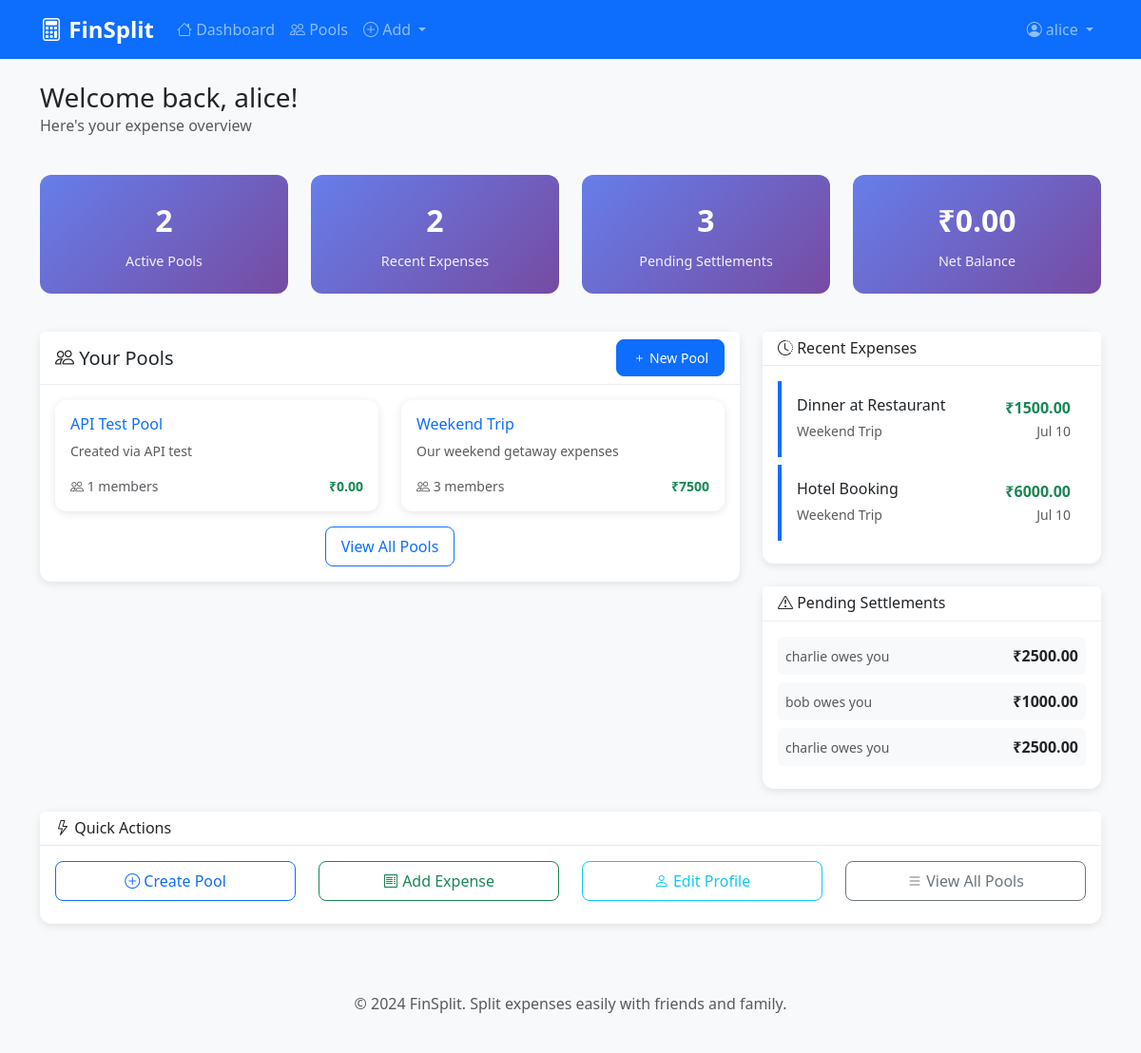
The app's page /dashboard/ (signed in) with its own data.
### core/models.py (models this page shows, shortened)
class Pool(models.Model):
    name = models.CharField(max_length=100, help_text='Name of the expense pool')
    description = models.TextField(blank=True, help_text='Description of the pool')
    created_by = models.ForeignKey(User, on_delete=models.CASCADE, related_name='created_pools')
    members = models.ManyToManyField(User, through='Member', related_name='pools')
    is_active = models.BooleanField(default=True)
    created_at = models.DateTimeField(auto_now_add=True)
    updated_at = models.DateTimeField(auto_now=True)
    default_split_method = models.CharField(
        max_length=20,
        choices=[
            ('equal', 'Equal Split'),
            ('percentage', 'Percentage Split'),
            ('manual', 'Manual Split'),
        ],
        default='equal'
    )
    def get_total_expenses(self):
        return self.expenses.aggregate(
            total=models.Sum('amount')
        )['total'] or Decimal('0.00')
    def get_member_count(self):
        return self.members.filter(member__is_active=True).count()
    class Meta:
        ordering = ['-created_at']
        verbose_name = "Pool"
        verbose_name_plural = "Pools"

class Expense(models.Model):
    pool = models.ForeignKey(Pool, on_delete=models.CASCADE, related_name='expenses')
    title = models.CharField(max_length=200, help_text='What was this expense for?')
    description = models.TextField(blank=True)
    amount = models.DecimalField(
        max_digits=10,
        decimal_places=2,
        validators=[MinValueValidator(Decimal('0.01'))]
    )
    paid_by = models.ForeignKey(User, on_delete=models.CASCADE, related_name='paid_expenses')
    created_by = models.ForeignKey(User, on_delete=models.CASCADE, related_name='created_expenses')
    expense_date = models.DateTimeField(default=timezone.now)
    created_at = models.DateTimeField(auto_now_add=True)
    updated_at = models.DateTimeField(auto_now=True)
    split_method = models.CharField(
        max_length=20,
        choices=[
            ('equal', 'Equal Split'),
            ('percentage', 'Percentage Split'),
            ('manual', 'Manual Split'),
        ],
        default='equal'
    )
    receipt_image = models.ImageField(upload_to='receipts/', blank=True, null=True)
    class Meta:
        ordering = ['-expense_date', '-created_at']
        verbose_name = "Expense"
        verbose_name_plural = "Expenses"

class Transaction(models.Model):
    pool = models.ForeignKey(Pool, on_delete=models.CASCADE, related_name='transactions')
    from_user = models.ForeignKey(User, on_delete=models.CASCADE, related_name='outgoing_transactions')
    to_user = models.ForeignKey(User, on_delete=models.CASCADE, related_name='incoming_transactions')
    amount = models.DecimalField(
        max_digits=10,
        decimal_places=2,
        validators=[MinValueValidator(Decimal('0.01'))]
    )
    STATUS_CHOICES = [
        ('pending', 'Pending'),
        ('completed', 'Completed'),
        ('cancelled', 'Cancelled'),
    ]
    status = models.CharField(max_length=20, choices=STATUS_CHOICES, default='pending')
    upi_transaction_id = models.CharField(max_length=100, blank=True)
    payment_method = models.CharField(
        max_length=20,
        choices=[
            ('upi', 'UPI'),
            ('cash', 'Cash'),
            ('bank_transfer', 'Bank Transfer'),
            ('other', 'Other'),
        ],
        default='upi'
    )
    created_at = models.DateTimeField(auto_now_add=True)
    completed_at = models.DateTimeField(null=True, blank=True)
    settled_at = models.DateTimeField(null=True, blank=True)
    is_settled = models.BooleanField(default=False)
    notes = models.TextField(blank=True)
    class Meta:
        ordering = ['-created_at']
        verbose_name = "Transaction"
        verbose_name_plural = "Transactions"

### core/views.py (the view)
# urls.py: path('dashboard/', views.dashboard, name='dashboard'),
@login_required
def dashboard(request):
    user_pools = Pool.objects.filter(members=request.user, is_active=True)
    recent_expenses = Expense.objects.filter(
        pool__in=user_pools
    ).order_by('-created_at')[:10]
    pending_transactions = Transaction.objects.filter(
        Q(from_user=request.user) | Q(to_user=request.user),
        status='pending'
    )
    context = {
        'pools': user_pools,
        'recent_expenses': recent_expenses,
        'pending_transactions': pending_transactions,
    }
    return render(request, 'core/dashboard.html', context)

### core/templates/core/dashboard.html (shortened to what this page needs)
{% extends 'core/base.html' %}
{% block content %}
<div class="row mb-4">
    <div class="col-12">
        <h1 class="h3 mb-0">Welcome back, {{ user.first_name|default:user.username }}!</h1>
        <p class="text-muted">Here's your expense overview</p>
    </div>
</div>
<div class="row mb-4">
    <div class="col-md-3 mb-3">
        <div class="stat-card">
            <div class="stat-number">{{ pools.count }}</div>
            <div class="stat-label">Active Pools</div>
        </div>
    </div>
    <div class="col-md-3 mb-3">
        <div class="stat-card">
            <div class="stat-number">{{ recent_expenses.count }}</div>
            <div class="stat-label">Recent Expenses</div>
        </div>
    </div>
    <div class="col-md-3 mb-3">
        <div class="stat-card">
            <div class="stat-number">{{ pending_transactions.count }}</div>
            <div class="stat-label">Pending Settlements</div>
        </div>
    </div>
    <div class="col-md-3 mb-3">
        <div class="stat-card">
            <div class="stat-number">₹0.00</div>
            <div class="stat-label">Net Balance</div>
        </div>
    </div>
</div>
<div class="row">
    <div class="col-lg-8 mb-4">
        <div class="card">
            <div class="card-header d-flex justify-content-between align-items-center">
                <h5 class="mb-0">
                    <i class="bi bi-people"></i> Your Pools
                </h5>
                <a href="{% url 'core:pool_create' %}" class="btn btn-primary btn-sm">
                    <i class="bi bi-plus"></i> New Pool
                </a>
            </div>
            <div class="card-body">
                {% if pools %}
                    <div class="row">
                        {% for pool in pools %}
                        <div class="col-md-6 mb-3">
                            <div class="card pool-card">
                                <div class="card-body">
                                    <h6 class="card-title">
                                        <a href="{% url 'core:pool_detail' pool.id %}" class="text-decoration-none">
                                            {{ pool.name }}
                                        </a>
                                    </h6>
                                    <p class="card-text text-muted small">{{ pool.description|truncatechars:50 }}</p>
                                    <div class="d-flex justify-content-between align-items-center">
                                        <small class="text-muted">
                                            <i class="bi bi-people"></i> {{ pool.get_member_count }} members
                                        </small>
                                        <small class="text-success fw-bold">
                                            ₹{{ pool.get_total_expenses }}
                                        </small>
                                    </div>
                                </div>
                            </div>
                        </div>
                        {% endfor %}
                    </div>
                    <div class="text-center">
                        <a href="{% url 'core:pool_list' %}" class="btn btn-outline-primary">
                            View All Pools
                        </a>
                    </div>
                {% endif %}
            </div>
        </div>
    </div>
    <div class="col-lg-4">
        <div class="card mb-4">
            <div class="card-header">
                <h6 class="mb-0">
                    <i class="bi bi-clock-history"></i> Recent Expenses
                </h6>
            </div>
            <div class="card-body">
                {% if recent_expenses %}
                    {% for expense in recent_expenses %}
                    <div class="expense-item mb-2">
                        <div class="d-flex justify-content-between align-items-start">
                            <div>
                                <h6 class="mb-1">{{ expense.title }}</h6>
                                <small class="text-muted">{{ expense.pool.name }}</small>
                            </div>
                            <div class="text-end">
                                <div class="fw-bold text-success">₹{{ expense.amount }}</div>
                                <small class="text-muted">{{ expense.expense_date|date:"M d" }}</small>
                            </div>
                        </div>
                    </div>
                    {% endfor %}
                {% else %}
                    <div class="text-center py-3">
                        <i class="bi bi-receipt text-muted"></i>
                        <p class="text-muted mb-0">No recent expenses</p>
                    </div>
                {% endif %}
            </div>
        </div>
        <div class="card">
            <div class="card-header">
                <h6 class="mb-0">
                    <i class="bi bi-exclamation-triangle"></i> Pending Settlements
                </h6>
            </div>
            <div class="card-body">
                {% if pending_transactions %}
                    {% for transaction in pending_transactions %}
                    <div class="d-flex justify-content-between align-items-center mb-2 p-2 bg-light rounded">
                        <div>
                            <small class="text-muted">
                                {% if transaction.from_user == user %}
                                    You owe {{ transaction.to_user.username }}
                                {% else %}
                                    {{ transaction.from_user.username }} owes you
                                {% endif %}
                            </small>
                        </div>
                        <div class="fw-bold">₹{{ transaction.amount }}</div>
                    </div>
                    {% endfor %}
                {% else %}
                    <div class="text-center py-3">
                        <i class="bi bi-check-circle text-success"></i>
                        <p class="text-muted mb-0">All settled up!</p>
                    </div>
                {% endif %}
            </div>
        </div>
    </div>
</div>
<div class="row mt-4">
    <div class="col-12">
        <div class="card">
            <div class="card-header">
                <h6 class="mb-0">
                    <i class="bi bi-lightning"></i> Quick Actions
                </h6>
            </div>
            <div class="card-body">
                <div class="row">
                    <div class="col-md-3 mb-2">
                        <a href="{% url 'core:pool_create' %}" class="btn btn-outline-primary w-100">
                            <i class="bi bi-plus-circle"></i> Create Pool
                        </a>
                    </div>
                    <div class="col-md-3 mb-2">
                        <button class="btn btn-outline-success w-100" onclick="showAddExpenseModal()">
                            <i class="bi bi-receipt"></i> Add Expense
                        </button>
                    </div>
                    <div class="col-md-3 mb-2">
                        <a href="{% url 'core:profile' %}" class="btn btn-outline-info w-100">
                            <i class="bi bi-person"></i> Edit Profile
                        </a>
                    </div>
                    <div class="col-md-3 mb-2">
                        <a href="{% url 'core:pool_list' %}" class="btn btn-outline-secondary w-100">
                            <i class="bi bi-list"></i> View All Pools
                        </a>
                    </div>
                </div>
            </div>
        </div>
    </div>
</div>
{% endblock %}

### core/templates/core/base.html (shortened to what this page needs)
<!DOCTYPE html>
<html lang="en">
<head>
    <link href="https://cdn.jsdelivr.net/npm/bootstrap@5.3.0/dist/css/bootstrap.min.css" rel="stylesheet">
    <link href="https://cdn.jsdelivr.net/npm/bootstrap-icons@1.10.0/font/bootstrap-icons.css" rel="stylesheet">
    {% load static %}
    <link rel="stylesheet" href="{% static 'core/css/style.css' %}">
</head>
<body>
    <nav class="navbar navbar-expand-lg navbar-dark bg-primary">
        <div class="container">
            <a class="navbar-brand fw-bold" href="{% url 'core:home' %}">
                <i class="bi bi-calculator"></i> FinSplit
            </a>
            <div class="collapse navbar-collapse" id="navbarNav">
                {% if user.is_authenticated %}
                <ul class="navbar-nav me-auto">
                    <li class="nav-item">
                        <a class="nav-link" href="{% url 'core:dashboard' %}">
                            <i class="bi bi-house"></i> Dashboard
                        </a>
                    </li>
                    <li class="nav-item">
                        <a class="nav-link" href="{% url 'core:pool_list' %}">
                            <i class="bi bi-people"></i> Pools
                        </a>
                    </li>
                    <li class="nav-item dropdown">
                        <a class="nav-link dropdown-toggle" href="#" role="button" data-bs-toggle="dropdown">
                            <i class="bi bi-plus-circle"></i> Add
                        </a>
                    </li>
                </ul>
                <ul class="navbar-nav">
                    <li class="nav-item dropdown">
                        <a class="nav-link dropdown-toggle" href="#" role="button" data-bs-toggle="dropdown">
                            <i class="bi bi-person-circle"></i> {{ user.username }}
                        </a>
                    </li>
                </ul>
                {% endif %}
            </div>
        </div>
    </nav>
    <main class="container my-4">
        {% block content %}{% endblock %}
    </main>
    <footer class="bg-light text-center text-muted py-4 mt-5">
        <div class="container">
            <p>&copy; 2024 FinSplit. Split expenses easily with friends and family.</p>
        </div>
    </footer>
    {% load static %}
</body>
</html>

### core/static/core/css/style.css (style rules this page uses)
:root { --primary-color: #0d6efd; --secondary-color: #6c757d; --success-color: #198754; --danger-color: #dc3545; --warning-color: #ffc107; --info-color: #0dcaf0; --light-color: #f8f9fa; --dark-color: #212529; }
body { font-family: 'Segoe UI', Tahoma, Geneva, Verdana, sans-serif; background-color: #f8f9fa; }
.navbar-brand { font-size: 1.5rem; }
.card { border: none; border-radius: 12px; box-shadow: 0 2px 10px rgba(0, 0, 0, 0.1); transition: transform 0.2s ease-in-out; }
.card-header { background-color: white; border-bottom: 1px solid #e9ecef; font-weight: 600; }
.btn { border-radius: 8px; font-weight: 500; padding: 0.5rem 1rem; }
.btn-primary { background-color: var(--primary-color); border-color: var(--primary-color); }
.btn-outline-primary { color: var(--primary-color); border-color: var(--primary-color); }
.pool-card { transition: all 0.3s ease; }
.expense-item { border-left: 4px solid var(--primary-color); background-color: white; border-radius: 0 8px 8px 0; padding: 1rem; margin-bottom: 0.5rem; transition: all 0.2s ease; }
.stat-card { background: linear-gradient(135deg, #667eea 0%, #764ba2 100%); color: white; border-radius: 12px; padding: 1.5rem; text-align: center; }
.stat-number { font-size: 2rem; font-weight: bold; margin-bottom: 0.5rem; }
.stat-label { font-size: 0.9rem; opacity: 0.9; }
footer { margin-top: auto; }
.fade-in { animation: fadeIn 0.5s ease-in; }

### records on screen
Pool: name "API Test Pool", description "Created via API test", get_member_count "1", get_total_expenses "0.00"
Pool: name "Weekend Trip", description "Our weekend getaway expenses", get_member_count "3", get_total_expenses "7500"
Expense: title "Dinner at Restaurant", pool.name "Weekend Trip", amount "1500.00", expense_date "Jul 10"
Expense: title "Hotel Booking", pool.name "Weekend Trip", amount "6000.00", expense_date "Jul 10"

### other values on screen
{{ user.username }} "alice"
{{ user.first_name|default:user.username }} "alice"
{{ pools.count }} "2"
{{ recent_expenses.count }} "2"
{{ pending_transactions.count }} "3"
